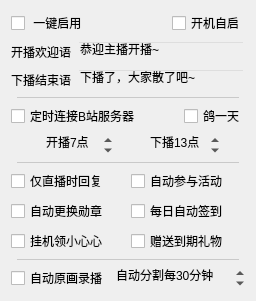
      <widget class="QWidget" name="tab_5">
       <attribute name="title">
        <string>开播</string>
       </attribute>
       <layout class="QVBoxLayout" name="verticalLayout_6">
        <item>
         <layout class="QHBoxLayout" name="horizontalLayout_46">
          <property name="topMargin">
           <number>0</number>
          </property>
          <item>
           <widget class="QCheckBox" name="startLiveSendCheck">
            <property name="text">
             <string> 一键启用</string>
            </property>
           </widget>
          </item>
          <item>
           <spacer name="horizontalSpacer_25">
            <property name="orientation">
             <enum>Qt::Horizontal</enum>
            </property>
            <property name="sizeHint" stdset="0">
             <size>
              <width>40</width>
              <height>20</height>
             </size>
            </property>
           </spacer>
          </item>
          <item>
           <widget class="QCheckBox" name="startOnRebootCheck">
            <property name="toolTip">
             <string>&lt;html&gt;&lt;head/&gt;&lt;body&gt;&lt;p&gt;开机时自动启动神奇弹幕&lt;/p&gt;&lt;p&gt;针对部分系统，可能无效&lt;/p&gt;&lt;/body&gt;&lt;/html&gt;</string>
            </property>
            <property name="text">
             <string>开机自启</string>
            </property>
           </widget>
          </item>
         </layout>
        </item>
        <item>
         <layout class="QHBoxLayout" name="horizontalLayout_13">
          <item>
           <widget class="QLabel" name="label_4">
            <property name="toolTip">
             <string>&lt;html&gt;&lt;head/&gt;&lt;body&gt;&lt;p&gt;收到开播时发送开场白&lt;/p&gt;&lt;/body&gt;&lt;/html&gt;</string>
            </property>
            <property name="text">
             <string>开播欢迎语</string>
            </property>
           </widget>
          </item>
          <item>
           <widget class="QLineEdit" name="startLiveWordsEdit">
            <property name="styleSheet">
             <string notr="true">QLineEdit
{
	background: transparent;
}</string>
            </property>
            <property name="text">
             <string>恭迎主播开播~</string>
            </property>
            <property name="placeholderText">
             <string>留空则不发送</string>
            </property>
           </widget>
          </item>
         </layout>
        </item>
        <item>
         <layout class="QHBoxLayout" name="horizontalLayout_14">
          <item>
           <widget class="QLabel" name="label_5">
            <property name="toolTip">
             <string>&lt;html&gt;&lt;head/&gt;&lt;body&gt;&lt;p&gt;下播信号发送结束语&lt;/p&gt;&lt;/body&gt;&lt;/html&gt;</string>
            </property>
            <property name="text">
             <string>下播结束语</string>
            </property>
           </widget>
          </item>
          <item>
           <widget class="QLineEdit" name="endLiveWordsEdit">
            <property name="styleSheet">
             <string notr="true">QLineEdit
{
	background: transparent;
}</string>
            </property>
            <property name="text">
             <string>下播了，大家散了吧~</string>
            </property>
            <property name="placeholderText">
             <string>留空则不发送</string>
            </property>
           </widget>
          </item>
         </layout>
        </item>
        <item>
         <widget class="QWidget" name="widget_2" native="true">
          <property name="minimumSize">
           <size>
            <width>0</width>
            <height>1</height>
           </size>
          </property>
          <property name="maximumSize">
           <size>
            <width>16777215</width>
            <height>1</height>
           </size>
          </property>
          <property name="styleSheet">
           <string notr="true">background: rgba(88, 88, 88, 64);
margin: 6px;</string>
          </property>
         </widget>
        </item>
        <item>
         <layout class="QHBoxLayout" name="horizontalLayout_26">
          <property name="topMargin">
           <number>0</number>
          </property>
          <item>
           <widget class="QCheckBox" name="timerConnectServerCheck">
            <property name="toolTip">
             <string>&lt;html&gt;&lt;head/&gt;&lt;body&gt;&lt;p&gt;适用于长期挂在服务器上，在开播前连接B站服务器，下播后暂停&lt;/p&gt;&lt;p&gt;注：长期连接直播间很容易被冻结&lt;/p&gt;&lt;/body&gt;&lt;/html&gt;</string>
            </property>
            <property name="text">
             <string>定时连接B站服务器</string>
            </property>
           </widget>
          </item>
          <item>
           <spacer name="horizontalSpacer_7">
            <property name="orientation">
             <enum>Qt::Horizontal</enum>
            </property>
            <property name="sizeHint" stdset="0">
             <size>
              <width>0</width>
              <height>20</height>
             </size>
            </property>
           </spacer>
          </item>
          <item>
           <widget class="QCheckBox" name="doveCheck">
            <property name="toolTip">
             <string>&lt;html&gt;&lt;head/&gt;&lt;body&gt;&lt;p&gt;适用于挂在服务器上临时开启&lt;/p&gt;&lt;p&gt;主播放鸽子了，今天不开播&lt;/p&gt;&lt;p&gt;等到开播时间不连接服务器&lt;/p&gt;&lt;p&gt;下一次下播时间或重启后自动关闭&lt;/p&gt;&lt;p&gt;&lt;br/&gt;&lt;/p&gt;&lt;/body&gt;&lt;/html&gt;</string>
            </property>
            <property name="text">
             <string>鸽一天</string>
            </property>
           </widget>
          </item>
         </layout>
        </item>
        <item>
         <layout class="QHBoxLayout" name="horizontalLayout_23">
          <property name="topMargin">
           <number>0</number>
          </property>
          <item>
           <spacer name="horizontalSpacer_15">
            <property name="orientation">
             <enum>Qt::Horizontal</enum>
            </property>
            <property name="sizeHint" stdset="0">
             <size>
              <width>0</width>
              <height>20</height>
             </size>
            </property>
           </spacer>
          </item>
          <item>
           <widget class="QSpinBox" name="startLiveHourSpin">
            <property name="contextMenuPolicy">
             <enum>Qt::NoContextMenu</enum>
            </property>
            <property name="toolTip">
             <string>&lt;html&gt;&lt;head/&gt;&lt;body&gt;&lt;p&gt;最早的开播时间&lt;/p&gt;&lt;p&gt;将在开播前半小时内预先连接B站弹幕服务器&lt;/p&gt;&lt;/body&gt;&lt;/html&gt;</string>
            </property>
            <property name="styleSheet">
             <string notr="true">QAbstractSpinBox
{
	background: transparent;
}</string>
            </property>
            <property name="frame">
             <bool>false</bool>
            </property>
            <property name="alignment">
             <set>Qt::AlignCenter</set>
            </property>
            <property name="suffix">
             <string>点</string>
            </property>
            <property name="prefix">
             <string>开播</string>
            </property>
            <property name="maximum">
             <number>23</number>
            </property>
            <property name="value">
             <number>7</number>
            </property>
           </widget>
          </item>
          <item>
           <spacer name="horizontalSpacer">
            <property name="orientation">
             <enum>Qt::Horizontal</enum>
            </property>
            <property name="sizeHint" stdset="0">
             <size>
              <width>0</width>
              <height>20</height>
             </size>
            </property>
           </spacer>
          </item>
          <item>
           <widget class="QSpinBox" name="endLiveHourSpin">
            <property name="contextMenuPolicy">
             <enum>Qt::NoContextMenu</enum>
            </property>
            <property name="toolTip">
             <string>&lt;html&gt;&lt;head/&gt;&lt;body&gt;&lt;p&gt;最早下播时间&lt;/p&gt;&lt;p&gt;下播后自动断开与服务器的连接，直到下次开播前&lt;/p&gt;&lt;/body&gt;&lt;/html&gt;</string>
            </property>
            <property name="styleSheet">
             <string notr="true">QAbstractSpinBox
{
	background: transparent;
}</string>
            </property>
            <property name="frame">
             <bool>false</bool>
            </property>
            <property name="alignment">
             <set>Qt::AlignCenter</set>
            </property>
            <property name="suffix">
             <string>点</string>
            </property>
            <property name="prefix">
             <string>下播</string>
            </property>
            <property name="maximum">
             <number>23</number>
            </property>
            <property name="value">
             <number>13</number>
            </property>
           </widget>
          </item>
          <item>
           <spacer name="horizontalSpacer_16">
            <property name="orientation">
             <enum>Qt::Horizontal</enum>
            </property>
            <property name="sizeHint" stdset="0">
             <size>
              <width>0</width>
              <height>20</height>
             </size>
            </property>
           </spacer>
          </item>
         </layout>
        </item>
        <item>
         <widget class="QWidget" name="widget_4" native="true">
          <property name="minimumSize">
           <size>
            <width>0</width>
            <height>1</height>
           </size>
          </property>
          <property name="maximumSize">
           <size>
            <width>16777215</width>
            <height>1</height>
           </size>
          </property>
          <property name="styleSheet">
           <string notr="true">background: rgba(88, 88, 88, 64);
margin: 6px;</string>
          </property>
         </widget>
        </item>
        <item>
         <layout class="QHBoxLayout" name="horizontalLayout_25">
          <property name="topMargin">
           <number>0</number>
          </property>
          <item>
           <widget class="QCheckBox" name="sendAutoOnlyLiveCheck">
            <property name="toolTip">
             <string>&lt;html&gt;&lt;head/&gt;&lt;body&gt;&lt;p&gt;仅在主播直播时，自动发送弹幕&lt;/p&gt;&lt;p&gt;包括：自动欢迎、答谢送礼、答谢关注、定时任务、关键词自动回复、自动禁言的通知&lt;/p&gt;&lt;p&gt;手动发送弹幕不受影响&lt;/p&gt;&lt;/body&gt;&lt;/html&gt;</string>
            </property>
            <property name="styleSheet">
             <string notr="true"/>
            </property>
            <property name="text">
             <string>仅直播时回复</string>
            </property>
           </widget>
          </item>
          <item>
           <widget class="QCheckBox" name="autoLOTCheck">
            <property name="toolTip">
             <string>&lt;html&gt;&lt;head/&gt;&lt;body&gt;&lt;p&gt;自动参加天选时刻抽奖/节奏风暴弹幕&lt;/p&gt;&lt;p&gt;只发送弹幕和关注，需要送礼的不参加&lt;/p&gt;&lt;/body&gt;&lt;/html&gt;</string>
            </property>
            <property name="text">
             <string>自动参与活动</string>
            </property>
           </widget>
          </item>
         </layout>
        </item>
        <item>
         <layout class="QHBoxLayout" name="horizontalLayout_4">
          <property name="topMargin">
           <number>0</number>
          </property>
          <item>
           <widget class="QCheckBox" name="autoSwitchMedalCheck">
            <property name="toolTip">
             <string>&lt;html&gt;&lt;head/&gt;&lt;body&gt;&lt;p&gt;开播后自动切换粉丝勋章为当前主播的&lt;/p&gt;&lt;p&gt;勋章已变灰时不切换&lt;/p&gt;&lt;/body&gt;&lt;/html&gt;</string>
            </property>
            <property name="text">
             <string>自动更换勋章</string>
            </property>
           </widget>
          </item>
          <item>
           <widget class="QCheckBox" name="autoDoSignCheck">
            <property name="toolTip">
             <string>&lt;html&gt;&lt;head/&gt;&lt;body&gt;&lt;p&gt;每天定时签到，按打开自动签到/启动程序的时间来算&lt;/p&gt;&lt;p&gt;第二天生效，适用于长期挂在服务器上&lt;/p&gt;&lt;/body&gt;&lt;/html&gt;</string>
            </property>
            <property name="styleSheet">
             <string notr="true"/>
            </property>
            <property name="text">
             <string>每日自动签到</string>
            </property>
           </widget>
          </item>
         </layout>
        </item>
        <item>
         <layout class="QHBoxLayout" name="horizontalLayout_44">
          <property name="topMargin">
           <number>0</number>
          </property>
          <item>
           <widget class="QCheckBox" name="acquireHeartCheck">
            <property name="toolTip">
             <string>&lt;html&gt;&lt;head/&gt;&lt;body&gt;&lt;p&gt;连接直播间后保持观看状态，以获得小心心&lt;/p&gt;&lt;p&gt;可配合自动赠送过期礼物&lt;/p&gt;&lt;/body&gt;&lt;/html&gt;</string>
            </property>
            <property name="text">
             <string>挂机领小心心</string>
            </property>
           </widget>
          </item>
          <item>
           <widget class="QCheckBox" name="sendExpireGiftCheck">
            <property name="toolTip">
             <string>&lt;html&gt;&lt;head/&gt;&lt;body&gt;&lt;p&gt;每次开播的时候判断是否有2天内过期的礼物&lt;/p&gt;&lt;p&gt;例如辣条、小心心&lt;/p&gt;&lt;p&gt;若有，则赠予当前主播&lt;/p&gt;&lt;p&gt;未设置房号或Cookie则无效&lt;/p&gt;&lt;/body&gt;&lt;/html&gt;</string>
            </property>
            <property name="text">
             <string>赠送到期礼物</string>
            </property>
           </widget>
          </item>
         </layout>
        </item>
        <item>
         <widget class="QWidget" name="widget" native="true">
          <property name="minimumSize">
           <size>
            <width>0</width>
            <height>1</height>
           </size>
          </property>
          <property name="maximumSize">
           <size>
            <width>16777215</width>
            <height>1</height>
           </size>
          </property>
          <property name="styleSheet">
           <string notr="true">background: rgba(88, 88, 88, 64);
margin: 6px;</string>
          </property>
         </widget>
        </item>
        <item>
         <layout class="QHBoxLayout" name="horizontalLayout_3" stretch="0,0">
          <property name="spacing">
           <number>6</number>
          </property>
          <property name="topMargin">
           <number>0</number>
          </property>
          <item>
           <widget class="QCheckBox" name="recordCheck">
            <property name="text">
             <string>自动原画录播</string>
            </property>
           </widget>
          </item>
          <item>
           <widget class="QSpinBox" name="recordSplitSpin">
            <property name="contextMenuPolicy">
             <enum>Qt::NoContextMenu</enum>
            </property>
            <property name="toolTip">
             <string>&lt;html&gt;&lt;head/&gt;&lt;body&gt;&lt;p&gt;每隔一段时间保存已录制的文字，并继续重新录制&lt;/p&gt;&lt;p&gt;免得文件太大，也避免程序闪退导致大量数据丢失&lt;/p&gt;&lt;/body&gt;&lt;/html&gt;</string>
            </property>
            <property name="styleSheet">
             <string notr="true">QAbstractSpinBox
{
	background: transparent;
}</string>
            </property>
            <property name="frame">
             <bool>false</bool>
            </property>
            <property name="alignment">
             <set>Qt::AlignLeading|Qt::AlignLeft|Qt::AlignVCenter</set>
            </property>
            <property name="buttonSymbols">
             <enum>QAbstractSpinBox::UpDownArrows</enum>
            </property>
            <property name="suffix">
             <string>分钟</string>
            </property>
            <property name="prefix">
             <string>自动分割每</string>
            </property>
            <property name="minimum">
             <number>1</number>
            </property>
            <property name="maximum">
             <number>600</number>
            </property>
            <property name="singleStep">
             <number>10</number>
            </property>
            <property name="value">
             <number>30</number>
            </property>
           </widget>
          </item>
         </layout>
        </item>
        <item>
         <spacer name="verticalSpacer_4">
          <property name="orientation">
           <enum>Qt::Vertical</enum>
          </property>
          <property name="sizeHint" stdset="0">
           <size>
            <width>20</width>
            <height>0</height>
           </size>
          </property>
         </spacer>
        </item>
       </layout>
      </widget>
